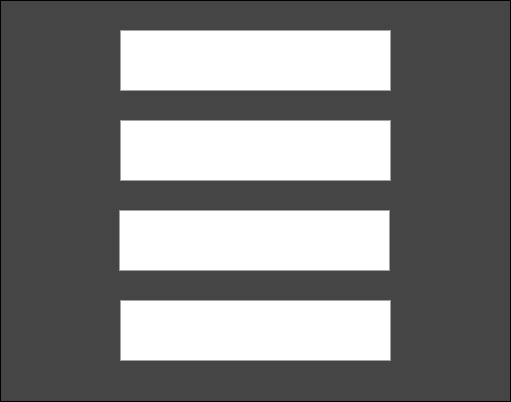
#> input picture src/imgs/zebra_1.png, 511 x 402 px
$ jupyter execute --allow-errors Main.ipynb
#> lines starting #> are read from the running program, lines starting #| are printed output that depends on the picture; after the words box and inside, x2 and y2 are one past the last pixel; in counts of white or black regions, pixels touching at a corner belong together
# Zebra Vision

[cell 1]
import cv2
import numpy as np
import matplotlib.pyplot as plt
from shapely.geometry import LineString, Point


def check_interception(boundary_lines, object_lines):
    """
    Check if the object in the image is colliding with
    the boundaries.
    """
    for i in boundary_lines:
        line1 =  LineString([i[0], i[1]])
        for j in object_lines:
            line2 =  LineString([j[0], j[1]])
            ip = line1.intersection(line2)
            # If there is an interception
            if not ip.is_empty:
                return True
    return False


def detect_lines(img_name):
    """
    Algorithm for detecting the Zebra crossing lines.
    """
#> called with img_name = 'imgs/zebra_1.png'
    # Read in the image
    img = cv2.imread(img_name, cv2.IMREAD_COLOR)
#> img is the input picture: shape (402, 511, 3); min 0, max 255, mean 127.1

    # Keep original copy of the image
    img_original = img.copy()

    # Convert to Grayscale
    gray = cv2.cvtColor(img, cv2.COLOR_BGR2GRAY)

    # Perform Gaussian blur
    blur = cv2.GaussianBlur(gray, (21,21), 0)

    # Find edges with Canny Edge Detection
    lower = 40
    upper = 140
    edges = cv2.Canny(blur, lower, upper)
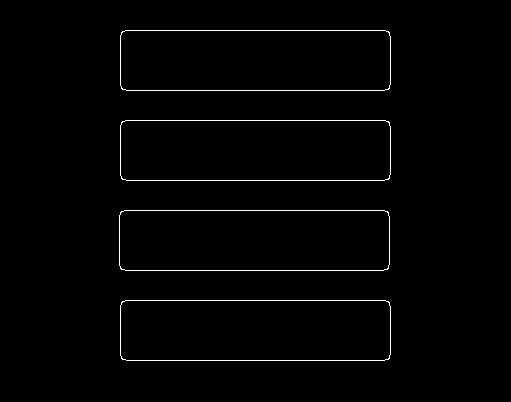
#> edges: shape (402, 511); 1.3% white in thin lines or dots, all inside (x1, y1, x2, y2) = (119, 30, 391, 361)

    # Using Houghlines ---
    # Detect lines using Hough Lines Transform
    lines = cv2.HoughLines(image=edges, rho=1, theta=np.pi/180, threshold=55)
#> lines = 43 rows, first 8: [30, 1.57], [120, 1.57], [210, 1.57], [300, 1.57], [90, 1.57], [180, 1.57], [270, 1.57], [360, 1.57]

    # Store the lines that are boundaries
    boundaries = []

    if lines is not None:
        for line in lines:
            rho = line[0][0] # Extract the line's rho (distance from 0,0)
            theta = line[0][1] # Extract the line's theta (rotation angle in radians)
            # Only choose lines that are verticle
            # less than 0.7 rad (around 30 deg)
            # greater than 2.5 rad (around 150 deg)
            if theta < 0.7 or theta > 2.5:
                # Converting from polar to cartesian
                a = np.cos(theta)
                b = np.sin(theta)
                x0 = a * rho
                y0 = b * rho
                x1 = int(x0 + 1000 * (-b))
                y1 = int(y0 + 1000 * (a))
                x2 = int(x0 - 1000 * (-b))
                y2 = int(y0 - 1000 * (a))
                point1 = (x1, y1)
                point2 = (x2, y2)
                boundaries.append([point1, point2])
                # Draw lines between points
                cv2.line(img, point1, point2, (255, 0, 0), 5)
#> this loop made 43 passes
#> (rho, theta, a, b, x0, y0, x1, y1) on passes 9, 10, 11, 12, 13, 17, 25, 43: (120, 0, 1, 0, 120, 0, 120, 1000), (390, 0, 1, 0, 390, 0, 390, 1000), (123, 0.0175, 1, 0.0175, 123, 2.15, 105, 1001), (393, 0.0175, 1, 0.0175, 392.9, 6.86, 375, 1006), (-384, 3.12, -1, 0.0175, 383.9, -6.7, 366, -1006), (-119, 3.12, -1, 0.0175, 119, -2.08, 101, -1001), (391, 0.0175, 1, 0.0175, 390.9, 6.82, 373, 1006), (-115, 3.12, -1, 0.0175, 115, -2.01, 97, -1001)
#> img: shape (402, 511, 3); 5.06% of pixels changed, all inside (x1, y1, x2, y2) = (111, 0, 397, 402)
#> after the loop, boundaries = [[(120, 1000), (120, -1000)], [(390, 1000), (390, -1000)], [(105, 1001), (140, -997)], [(375, 1006), (410, -992)], [(366, -1006), (401, 993)], [(101, -1001), (136, 997)], [(373, 1006), (408, -993)], [(97, -1001), (132, 997)]]

        # Placing centre point
        # Get dimensions of the image
        y, x, _ = img.shape
#> y = 402; x = 511

        # Define points that will make up the rectangle
        y_mid = round(y / 2)
#> y_mid = 201
        x_mid = round (x / 2)
#> x_mid = 256
        y_scale = round(y / 10)
#> y_scale = 40
        x_scale = round(x / 10)
#> x_scale = 51
        x1 = x_mid - x_scale
#> x1 = 205
        x2 = x_mid + x_scale
#> x2 = 307
        y1 = y_mid - y_scale
#> y1 = 161
        y2 = y_mid + y_scale
#> y2 = 241
        c_point1 = (x1, y1)
#> c_point1 = (205, 161)
        c_point2 = (x2, y2)
#> c_point2 = (307, 241)

        # The lines that make up the rectangle
        rect_lines = [
            [(x1, y1), (x1, y2)], # left of rec
            [(x2, y1), (x2, y2)], # right of rec
            [(x1, y2), (x2, y2)], # top of rec
            [(x1, y1), (x2, y1)], # bottom of rec
        ]

        # Check if safe or dangerous
        danger = check_interception(boundaries, rect_lines)
#> the loop in check_interception, `for i in boundary_lines:` made 8 passes
#> i on passes 1 to 8: [(120, 1000), (120, -1000)], [(390, 1000), (390, -1000)], [(105, 1001), (140, -997)], [(375, 1006), (410, -992)], [(366, -1006), (401, 993)], [(101, -1001), (136, 997)], [(373, 1006), (408, -993)], [(97, -1001), (132, 997)]
#> danger = False

        if danger:
            print("Prediction: Danger")
            cv2.rectangle(img, c_point1, c_point2, (255,100,0), 3) # Red/orange rectangle
        else:
            print("Prediction: Safe")
            cv2.rectangle(img, c_point1, c_point2, (0,255,0), 3) # Green rectangle
#> img: shape (402, 511, 3); mean B, G, R 131.4, 120.8, 118.5

        # Display images
        fig, axes = plt.subplots(1,3, figsize=(15, 5))
        axes[0].imshow(img_original)
        axes[0].set_title('Original Image')
        axes[0].axis('off')
        axes[1].imshow(edges)
        axes[1].axis('off')
        axes[1].set_title('Edge Dection')
        axes[2].imshow(img)
        axes[2].set_title('Result Image')
        axes[2].axis('off')
        plt.show()
#> figure, not shown here; B, G, R data is drawn as R, G, B
    else:
        print("No lines")

[cell 2]
# Display results
print("---------------------------------------")
print("Img 1 (Prefectly ideal crossing (safe))")
detect_lines('imgs/zebra_1.png')

print("---------------------------------------")
print("Img 2 (Prefectly ideal crossing (danger))")
detect_lines('imgs/zebra_1_half.png')
#> call 2 of detect_lines, with img_name = 'imgs/zebra_1_half.png'
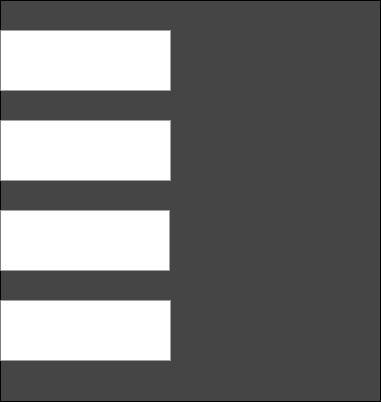
#> input picture src/imgs/zebra_1_half.png, 381 x 402 px
#> in detect_lines, img is the input picture: shape (402, 381, 3); min 0, max 255, mean 117.8
#> in detect_lines (call 2), `edges = cv2.Canny(blur, lower, upper)`: edges: shape (402, 381); 1% white in thin lines or dots, all inside (x1, y1, x2, y2) = (0, 30, 171, 361)
#> in detect_lines (call 2), `lines = cv2.HoughLines(image=edges, rho=1, theta=np.pi/180, threshold=..`: lines = 28 rows, first 8: [30, 1.57], [120, 1.57], [300, 1.57], [90, 1.57], [180, 1.57], [210, 1.57], [360, 1.57], [270, 1.57]
#> the loop in detect_lines (call 2), `for line in lines:` made 28 passes
#> (rho, theta, a, b, x0, y0, x1, y1) on passes 9, 10, 12, 17: (170, 0, 1, 0, 170, 0, 170, 1000), (173, 0.0175, 1, 0.0175, 173, 3.02, 155, 1002), (171, 0.0175, 1, 0.0175, 171, 2.98, 153, 1002), (-164, 3.12, -1, 0.0175, 164, -2.86, 146, -1002)
#> after the loop in detect_lines (call 2), `for line in lines:`: img: shape (402, 381, 3); 3.29% of pixels changed, all inside (x1, y1, x2, y2) = (160, 0, 177, 402)
#> after the loop in detect_lines (call 2), `for line in lines:`: boundaries = [[(170, 1000), (170, -1000)], [(155, 1002), (190, -996)], [(153, 1002), (188, -996)], [(146, -1002), (181, 996)]]
#> the loop in check_interception (call 2), `for i in boundary_lines:` made 1 pass
#> i on pass 1: [(170, 1000), (170, -1000)]
#> in detect_lines (call 2), `danger = check_interception(boundaries, rect_lines)`: danger = True
#> in detect_lines (call 2), `cv2.rectangle(img, c_point1, c_point2, (255,100,0), 3)`: img: shape (402, 381, 3); mean B, G, R 123, 113.2, 112.2

print("---------------------------------------")
print("Img 3 (Ideal crossing (safe))")
detect_lines('imgs/zebra_2.jpg')
#> call 3 of detect_lines, with img_name = 'imgs/zebra_2.jpg'
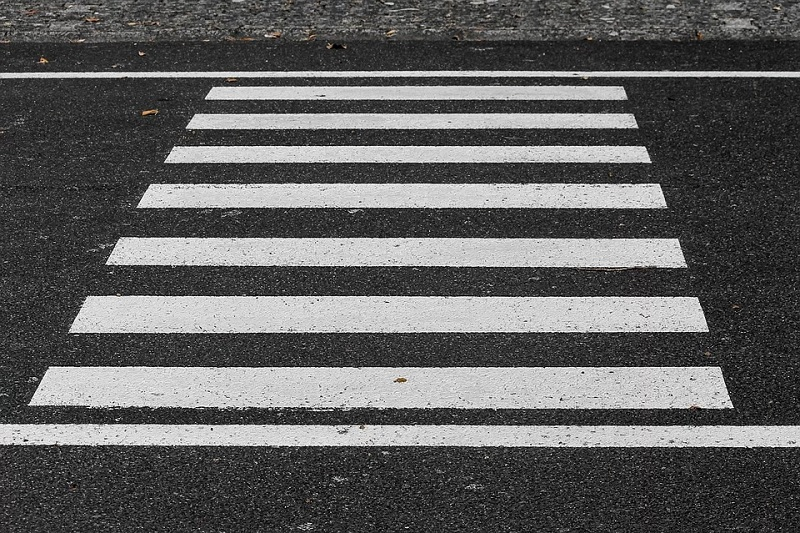
#> input picture src/imgs/zebra_2.jpg, 800 x 533 px
#> in detect_lines, img is the input picture: shape (533, 800, 3); mean B, G, R 95.4, 95.6, 95.7
#> in detect_lines (call 3), `edges = cv2.Canny(blur, lower, upper)`: edges: shape (533, 800); 2.2% white in thin lines or dots, all inside (x1, y1, x2, y2) = (0, 85, 800, 448)
#> in detect_lines (call 3), `lines = cv2.HoughLines(image=edges, rho=1, theta=np.pi/180, threshold=..`: lines = 126 rows, first 8: [332, 1.57], [162, 1.57], [296, 1.57], [183, 1.57], [425, 1.57], [207, 1.57], [113, 1.57], [99, 1.57]
#> the loop in detect_lines (call 3), `for line in lines:` made 126 passes
#> (rho, theta, a, b, x0, y0, x1, y1) on passes 32, 54, 81, 98, 124: (220, 0.506, 0.875, 0.485, 192.4, 106.7, -292, 981), (-571, 2.83, -0.951, 0.309, 543.1, -176.4, 234, -1127), (226, 0.524, 0.866, 0.5, 195.7, 113, -304, 979), (-563, 2.81, -0.946, 0.326, 532.3, -183.3, 206, -1128), (215, 0.489, 0.883, 0.469, 189.8, 100.9, -279, 983)
#> after the loop in detect_lines (call 3), `for line in lines:`: img: shape (533, 800, 3); 2.9% of pixels changed, all inside (x1, y1, x2, y2) = (0, 0, 782, 533)
#> after the loop in detect_lines (call 3), `for line in lines:`: boundaries = [[(-292, 981), (677, -767)], [(234, -1127), (852, 774)], [(-304, 979), (695, -753)], [(206, -1128), (857, 762)], [(-279, 983), (659, -782)]]
#> in detect_lines (call 3), `danger = check_interception(boundaries, rect_lines)`: danger = False
#> in detect_lines (call 3), `cv2.rectangle(img, c_point1, c_point2, (0,255,0), 3)`: img: shape (533, 800, 3); mean B, G, R 99.5, 93.9, 92.5

print("---------------------------------------")
print("Img 4 (Ideal crossing (danger))")
detect_lines('imgs/zebra_2_half.jpg')
#> call 4 of detect_lines, with img_name = 'imgs/zebra_2_half.jpg'
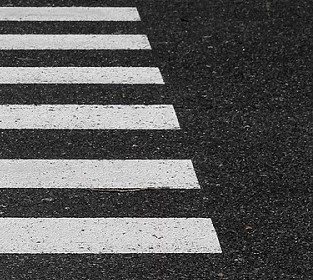
#> input picture src/imgs/zebra_2_half.jpg, 313 x 280 px
#> in detect_lines, img is the input picture: shape (280, 313, 3); mean B, G, R 88.8, 88.8, 88.9
#> in detect_lines (call 4), `edges = cv2.Canny(blur, lower, upper)`: edges: shape (280, 313); 2.5% white in thin lines or dots, all inside (x1, y1, x2, y2) = (0, 6, 221, 254)
#> in detect_lines (call 4), `lines = cv2.HoughLines(image=edges, rho=1, theta=np.pi/180, threshold=..`: lines = 33 rows, first 8: [217, 1.57], [159, 1.57], [83, 1.57], [253, 1.57], [104, 1.57], [34, 1.57], [20, 1.57], [49, 1.57]
#> the loop in detect_lines (call 4), `for line in lines:` made 33 passes
#> (rho, theta, a, b, x0, y0, x1, y1) on pass 20: (-128, 2.81, -0.946, 0.326, 121, -41.67, -204, -987)
#> after the loop in detect_lines (call 4), `for line in lines:`: img: shape (280, 313, 3); 2.35% of pixels changed, all inside (x1, y1, x2, y2) = (132, 0, 235, 280)
#> after the loop in detect_lines (call 4), `for line in lines:`: boundaries = [[(-204, -987), (446, 903)]]
#> in detect_lines (call 4), `danger = check_interception(boundaries, rect_lines)`: danger = True
#> in detect_lines (call 4), `cv2.rectangle(img, c_point1, c_point2, (255,100,0), 3)`: img: shape (280, 313, 3); mean B, G, R 94, 86.3, 85.1

print("---------------------------------------")
print("Img 5 (Ideal crossing (safe))")
detect_lines('imgs/zebra_5.jpg')
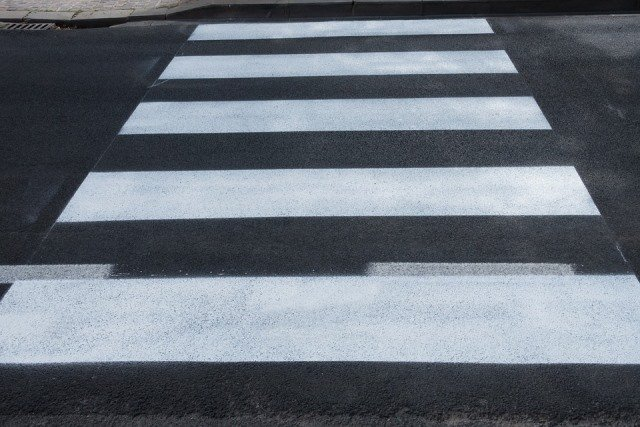
#> input picture src/imgs/zebra_5.jpg, 640 x 427 px
#> in detect_lines, img is the input picture: shape (427, 640, 3); mean B, G, R 121.5, 112.2, 105
#> in detect_lines (call 5), `edges = cv2.Canny(blur, lower, upper)`: edges: shape (427, 640); 0.69% white in thin lines or dots, all inside (x1, y1, x2, y2) = (2, 18, 637, 299)
#> in detect_lines (call 5), `lines = cv2.HoughLines(image=edges, rho=1, theta=np.pi/180, threshold=..`: lines = 24 rows, first 8: [105, 1.55], [59, 1.55], [174, 1.55], [26, 1.55], [168, 1.57], [101, 1.57], [64, 1.54], [32, 1.54]
#> the loop in detect_lines (call 5), `for line in lines:` made 24 passes
#> (rho, theta, a, b, x0, y0, x1, y1) on passes 11, 16, 18: (173, 0.628, 0.809, 0.588, 140, 101.7, -447, 910), (172, 0.611, 0.819, 0.574, 140.9, 98.66, -432, 917), (-413, 2.62, -0.866, 0.5, 357.7, -206.5, -142, -1072)
#> after the loop in detect_lines (call 5), `for line in lines:`:
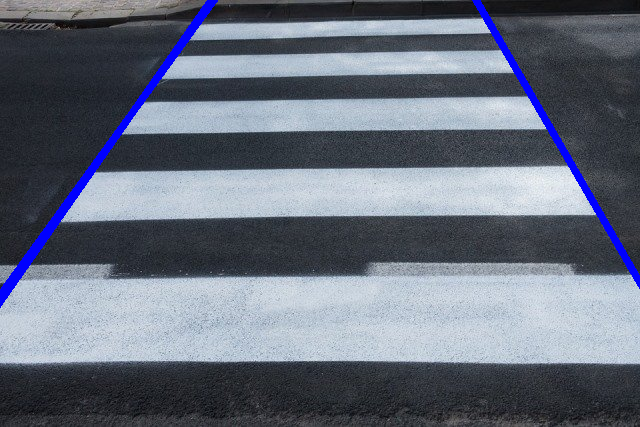
#> img: shape (427, 640, 3); 2.06% of pixels changed, all inside (x1, y1, x2, y2) = (0, 0, 640, 308)
#> after the loop in detect_lines (call 5), `for line in lines:`: boundaries = [[(-447, 910), (727, -707)], [(-432, 917), (714, -720)], [(-142, -1072), (857, 659)]]
#> in detect_lines (call 5), `danger = check_interception(boundaries, rect_lines)`: danger = False
#> in detect_lines (call 5), `cv2.rectangle(img, c_point1, c_point2, (0,255,0), 3)`: img: shape (427, 640, 3); 0.78% of pixels changed, all inside (x1, y1, x2, y2) = (254, 169, 387, 260)

print("---------------------------------------")
print("Img 6 (Ideal crossing (danger)")
detect_lines('imgs/zebra_5_half.jpg')
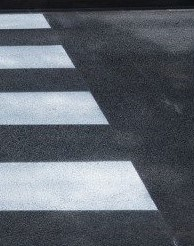
#> input picture src/imgs/zebra_5_half.jpg, 194 x 246 px
#> in detect_lines, img is the input picture: shape (246, 194, 3); mean B, G, R 109.3, 101, 94.9
#> in detect_lines (call 6), `edges = cv2.Canny(blur, lower, upper)`:
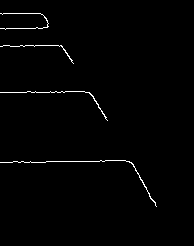
#> edges: shape (246, 194); 1.1% white in thin lines or dots, all inside (x1, y1, x2, y2) = (0, 13, 157, 207)
#> in detect_lines (call 6), `lines = cv2.HoughLines(image=edges, rho=1, theta=np.pi/180, threshold=..`: lines = [[162, 1.55], [161, 1.57], [-32, 2.62], [-29, 2.6], [92, 1.57]]
#> the loop in detect_lines (call 6), `for line in lines:` made 5 passes
#> (rho, theta, a, b, x0, y0, x1, y1) on passes 3 to 4: (-32, 2.62, -0.866, 0.5, 27.71, -16, -472, -882), (-29, 2.6, -0.857, 0.515, 24.86, -14.94, -490, -872)
#> after the loop in detect_lines (call 6), `for line in lines:`:
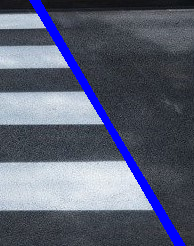
#> img: shape (246, 194, 3); 5.15% of pixels changed, all inside (x1, y1, x2, y2) = (29, 0, 186, 246)
#> after the loop in detect_lines (call 6), `for line in lines:`: boundaries = [[(-472, -882), (527, 850)], [(-490, -872), (539, 842)]]
#> in detect_lines (call 6), `cv2.rectangle(img, c_point1, c_point2, (255,100,0), 3)`:
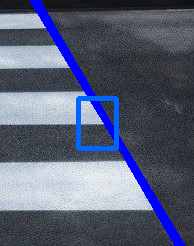
#> img: shape (246, 194, 3); 1.82% of pixels changed, all inside (x1, y1, x2, y2) = (76, 96, 119, 151)
